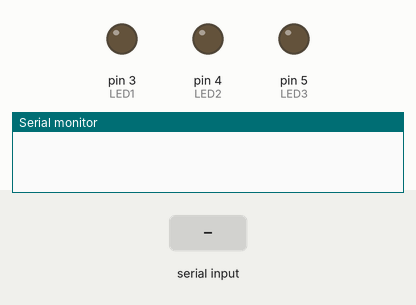
Recording of a sketch running on a simulated Arduino Uno, built with avr-gcc and run on an emulated ATmega328P. Shown: output pins drawn as LEDs (lit = HIGH), the last lines printed to the serial monitor. The test bench sets the inputs (shaded band).

Above: at 1.2 s.
1.3 s: "open" received over the second serial link
At 2.0 s:
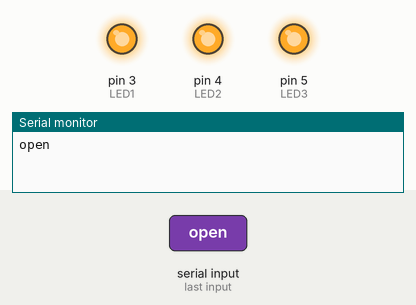
2.8 s: "oban" received over the second serial link
4.3 s: "mingalaba" received over the second serial link
Timing chart, 0 to 7.3 s (numbered marks = the images above; inputs shaded):
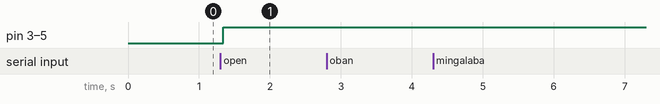

The sketch:

voice_control_demo.ino
```cpp
/* This script is used to control things using voice commands.
You will need to download the voice control application on your phone to send data to the Arduino via bluetooth.
The voice commands are converted to lower case and then compared to the known commands.
If a command is matched, the corresponding thing is turned on or off.
Here, that things are the LEDs. */


#include <SoftwareSerial.h>

SoftwareSerial my_bluetooth(10, 11);  // pass the bluetooth pins
String voice_command;                 // variable to hold the string-equivalent voice command

int LED1 = 3;
int LED2 = 4;
int LED3 = 5;


void setup() {
  Serial.begin(9600);        // initialize the serial communication
  my_bluetooth.begin(9600);  // initialize the bluetooth communication
  pinMode(LED1, OUTPUT);
  pinMode(LED2, OUTPUT);
  pinMode(LED3, OUTPUT);
}


void loop() {
  while (my_bluetooth.available()) {  // check if there is an available byte to read
    delay(10);                        // delay added to make thing stable # do not delete this line
    char c = my_bluetooth.read();
    voice_command += c;  // build the string by adding each character
  }

  if (voice_command.length() > 0) {  // if the command is ready
    voice_command.toLowerCase();     // convert the string to lowercase
    Serial.println(voice_command);

    if (voice_command == "open" or voice_command == "oban") {
      digitalWrite(LED1, HIGH);
      digitalWrite(LED2, HIGH);
      digitalWrite(LED3, HIGH);
      delay(100);
    } else if (voice_command == "mingalaba") {
      digitalWrite(LED1, HIGH);
      delay(100);
    } else if (voice_command == "kk" or voice_command == "gay gay" or voice_command == "jk") {
      digitalWrite(LED2, HIGH);
      delay(100);
    } else if (voice_command == "saw you" or voice_command == "so you" or voice_command == "solu" or voice_command == "soju") {
      digitalWrite(LED3, HIGH);
      delay(100);
    } else if (voice_command == "shut down" or voice_command == "shirt down" or voice_command == "shirt doll") {
      digitalWrite(LED1, LOW);
      digitalWrite(LED2, LOW);
      digitalWrite(LED3, LOW);
      delay(100);
    }
  }
  voice_command = "";  // reset the voice string
}
```

Measured:
- after the input at 1.3 s, pin 3 (LED1), pin 4 (LED2), pin 5 (LED3): LOW → HIGH at once
